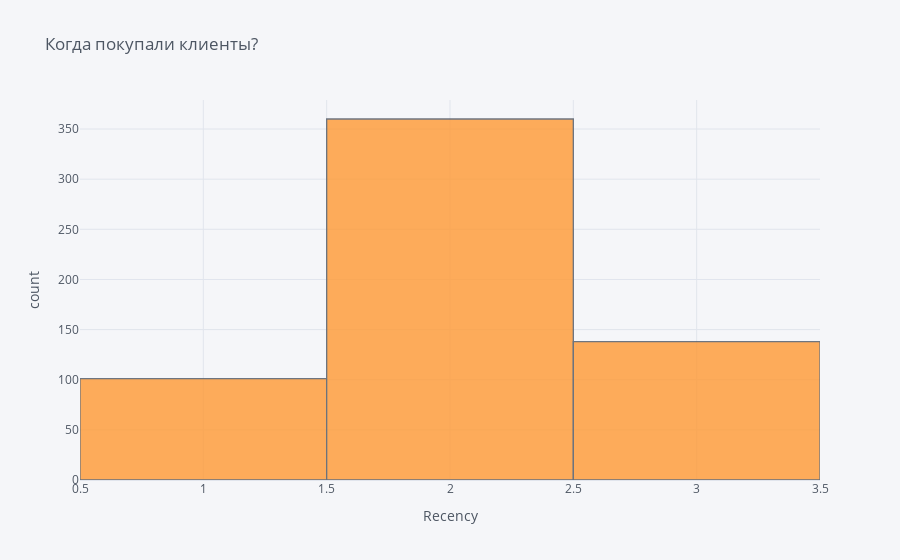

The cell this chart's notebook holds for it:
### Code cell
df['R'].iplot(kind='hist', xTitle='Recency',
                  yTitle='count', title='Когда покупали клиенты?')
# 1- недавно
# 2- средний промежуток времени
# 3- давно

### Figure 1 — Plotly figure (JSON) as saved in the notebook; plotly's stock layout.template omitted (floating-point values rounded to 4 significant figures; data arrays with more than 128 entries replaced by an {"elided": "..."} marker saying what was removed)
{"data": [{"histfunc": "count", "histnorm": "", "marker": {"color": "rgba(255, 153, 51, 1.0)", "line": {"color": "#4D5663", "width": 1.3}}, "name": "R", "opacity": 0.8, "orientation": "v", "type": "histogram", "x": {"elided": "599 int values"}}], "layout": {"barmode": "overlay", "legend": {"bgcolor": "#F5F6F9", "font": {"color": "#4D5663"}}, "paper_bgcolor": "#F5F6F9", "plot_bgcolor": "#F5F6F9", "title": {"font": {"color": "#4D5663"}, "text": "Когда покупали клиенты?"}, "xaxis": {"gridcolor": "#E1E5ED", "showgrid": true, "tickfont": {"color": "#4D5663"}, "title": {"font": {"color": "#4D5663"}, "text": "Recency"}, "zerolinecolor": "#E1E5ED"}, "yaxis": {"gridcolor": "#E1E5ED", "showgrid": true, "tickfont": {"color": "#4D5663"}, "title": {"font": {"color": "#4D5663"}, "text": "count"}, "zerolinecolor": "#E1E5ED"}}}
